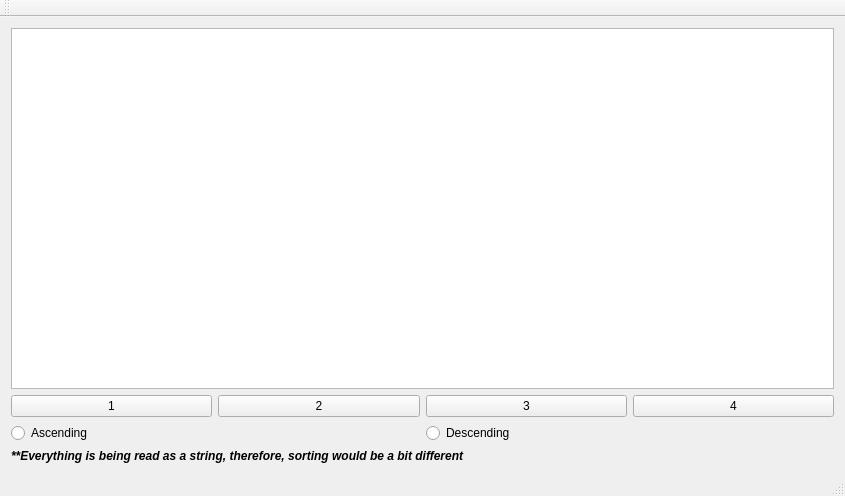
<?xml version="1.0" encoding="UTF-8"?>
<ui version="4.0">
 <class>MainWindow</class>
 <widget class="QMainWindow" name="MainWindow">
  <property name="geometry">
   <rect>
    <x>0</x>
    <y>0</y>
    <width>845</width>
    <height>496</height>
   </rect>
  </property>
  <property name="windowTitle">
   <string>MainWindow</string>
  </property>
  <widget class="QWidget" name="centralWidget">
   <layout class="QVBoxLayout" name="verticalLayout_3">
    <item>
     <layout class="QVBoxLayout" name="verticalLayout_2">
      <item>
       <layout class="QVBoxLayout" name="verticalLayout">
        <item>
         <widget class="QTableView" name="tableView"/>
        </item>
        <item>
         <layout class="QHBoxLayout" name="horizontalLayout">
          <item>
           <widget class="QPushButton" name="pushButton">
            <property name="text">
             <string>1</string>
            </property>
           </widget>
          </item>
          <item>
           <widget class="QPushButton" name="pushButton_2">
            <property name="text">
             <string>2</string>
            </property>
           </widget>
          </item>
          <item>
           <widget class="QPushButton" name="pushButton_3">
            <property name="text">
             <string>3</string>
            </property>
           </widget>
          </item>
          <item>
           <widget class="QPushButton" name="pushButton_4">
            <property name="text">
             <string>4</string>
            </property>
           </widget>
          </item>
         </layout>
        </item>
       </layout>
      </item>
      <item>
       <layout class="QHBoxLayout" name="horizontalLayout_2">
        <item>
         <widget class="QRadioButton" name="radioButton">
          <property name="text">
           <string>Ascending</string>
          </property>
         </widget>
        </item>
        <item>
         <widget class="QRadioButton" name="radioButton_2">
          <property name="text">
           <string>Descending</string>
          </property>
         </widget>
        </item>
       </layout>
      </item>
     </layout>
    </item>
    <item>
     <widget class="QLabel" name="label">
      <property name="font">
       <font>
        <pointsize>9</pointsize>
        <italic>true</italic>
       </font>
      </property>
      <property name="text">
       <string>&lt;b&gt;**Everything is being read as a string, therefore, sorting would be a bit different&lt;/b&gt;</string>
      </property>
     </widget>
    </item>
   </layout>
  </widget>
  <widget class="QMenuBar" name="menuBar">
   <property name="geometry">
    <rect>
     <x>0</x>
     <y>0</y>
     <width>845</width>
     <height>25</height>
    </rect>
   </property>
  </widget>
  <widget class="QToolBar" name="mainToolBar">
   <attribute name="toolBarArea">
    <enum>TopToolBarArea</enum>
   </attribute>
   <attribute name="toolBarBreak">
    <bool>false</bool>
   </attribute>
  </widget>
  <widget class="QStatusBar" name="statusBar"/>
 </widget>
 <layoutdefault spacing="6" margin="11"/>
 <resources/>
 <connections/>
</ui>
